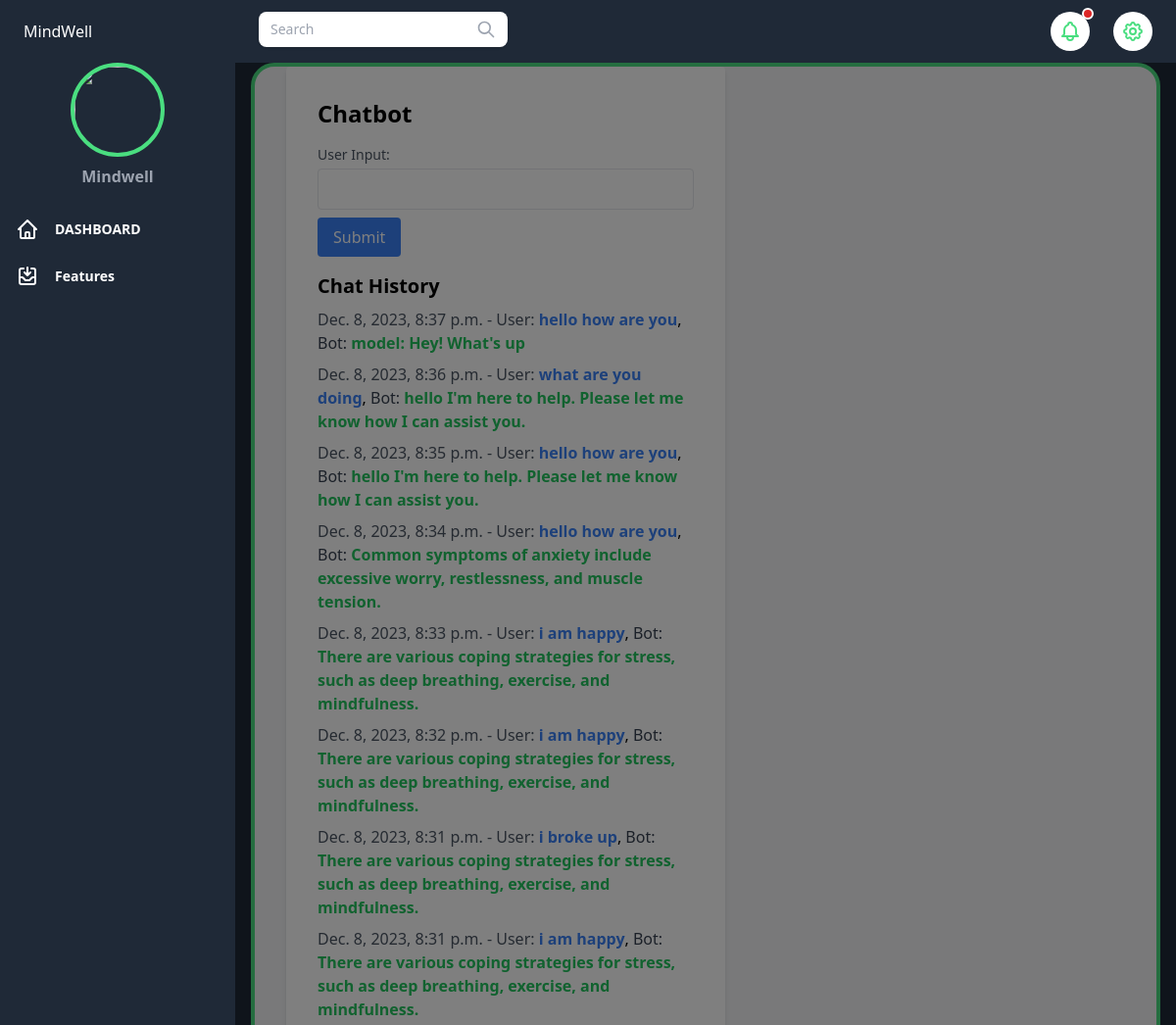
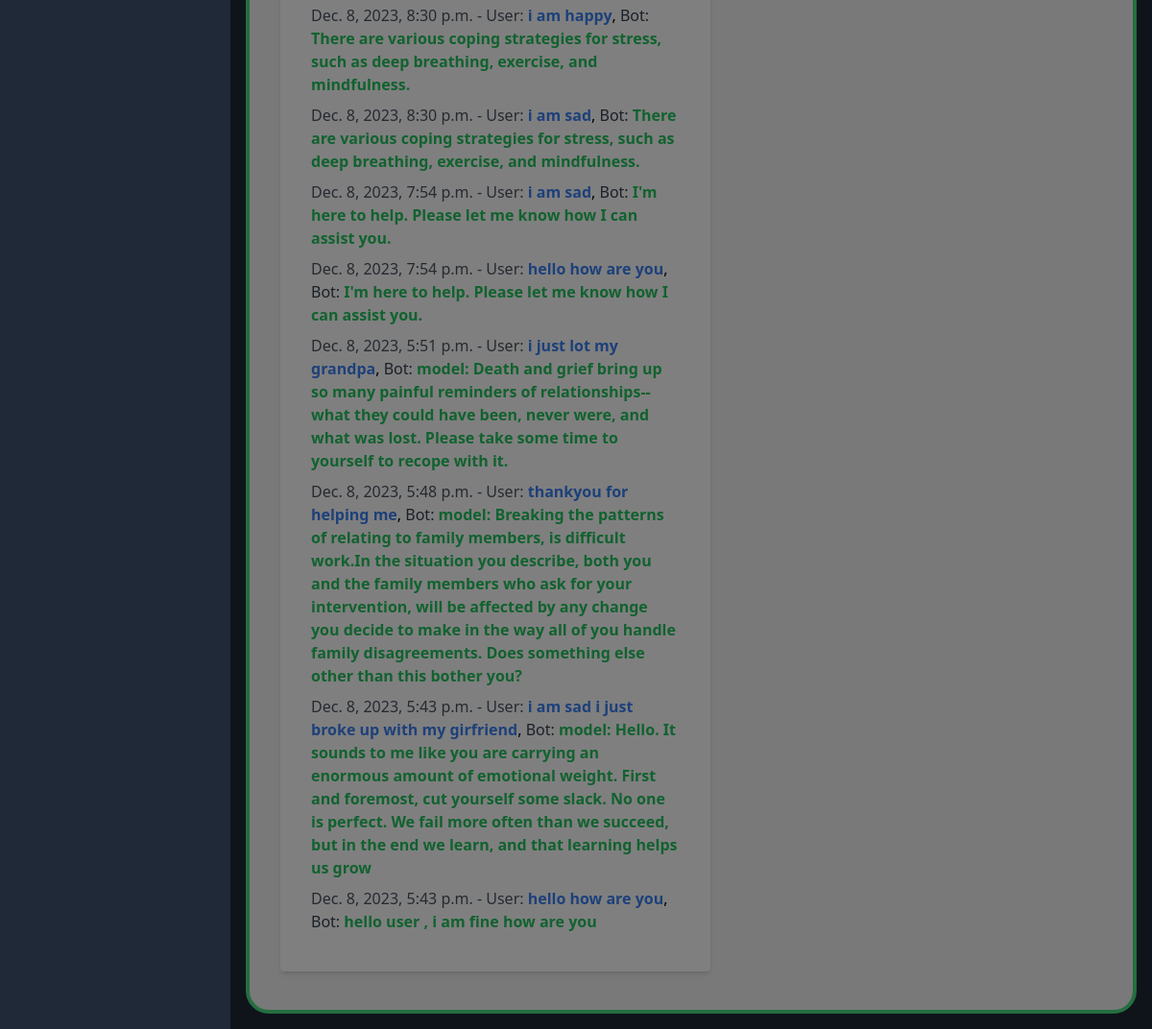
/bot/, run on an earlier commit of the app's database (2 pictures, top to bottom).
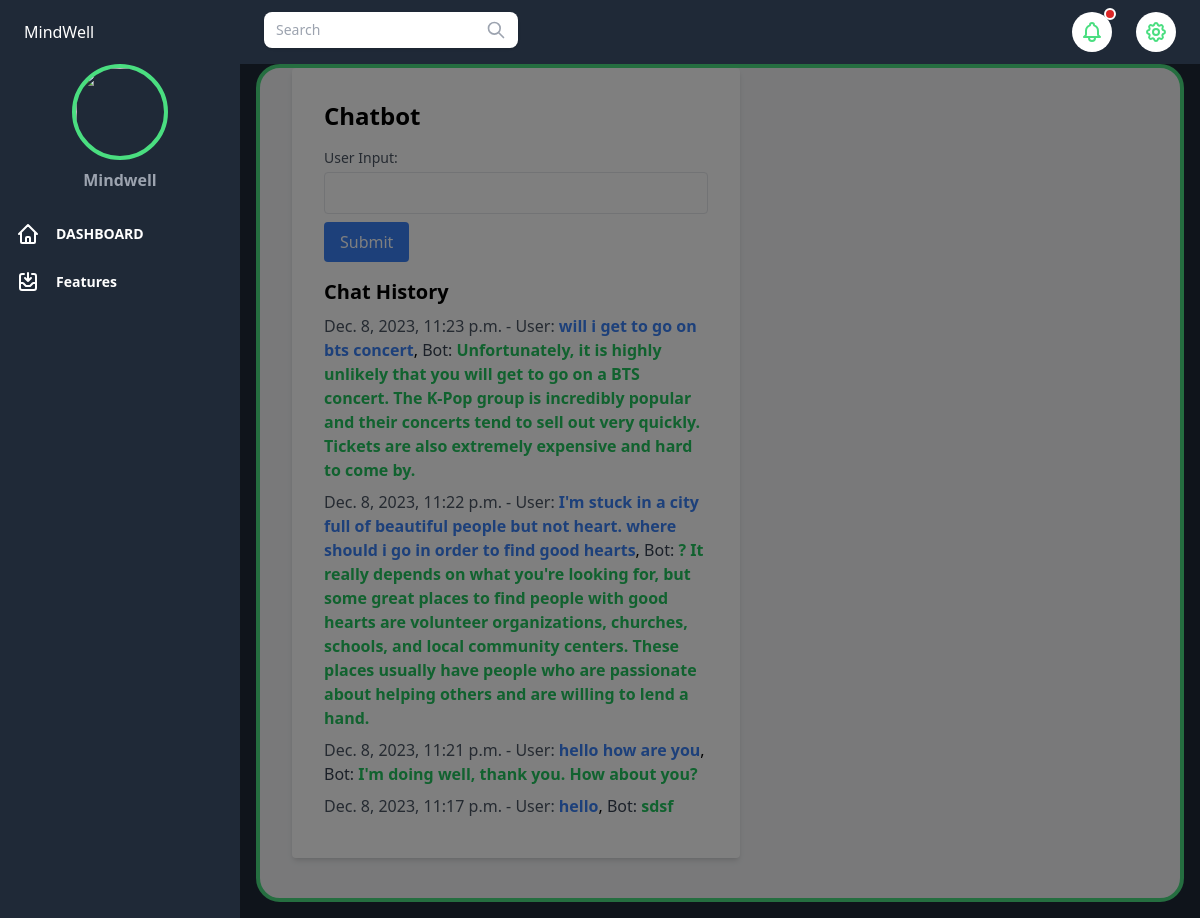
And on a later commit of the database.
### app/models.py (models this page shows)
class Chat(models.Model):
    user_input = models.TextField()
    response = models.TextField()
    timestamp = models.DateTimeField(auto_now_add=True)

### app/views.py (the view, shortened to what this page needs)
# urls.py: path("bot/", bot, name="bot"),
@csrf_exempt
def bot(request):
    chat_history = Chat.objects.all().order_by('-timestamp')
    return render(request, 'bot.html', {'chat_history': chat_history})

### templates/bot.html (shortened to what this page needs)
{% extends 'base.html' %}
{% block content %}
    <div class="max-w-md w-full bg-white p-8 rounded shadow-md">
        <h1 class="text-2xl font-bold mb-4">Chatbot</h1>
        <form method="post" action="{% url 'bot' %}" class="mb-4">
            <label for="user_input" class="block text-sm font-medium text-gray-600 mb-1">User Input:</label>
            <input type="text" name="user_input" id="user_input" class="w-full border p-2 rounded focus:outline-none focus:border-blue-500">
            <button type="submit" class="mt-2 px-4 py-2 bg-blue-500 text-white rounded hover:bg-blue-600 focus:outline-none focus:bg-blue-600">
                Submit
            </button>
        </form>
        {% if chat_history %}
            <div class="mt-4">
                <h2 class="text-xl font-bold mb-2">Chat History</h2>
                <ul>
                    {% for chat in chat_history %}
                        <li class="mb-2">
                            <span class="text-gray-600">{{ chat.timestamp }} - User:</span>
                            <span class="font-bold text-blue-500">{{ chat.user_input }}</span>,
                            <span class="text-gray-700">Bot:</span>
                            <span class="font-bold text-green-500">{{ chat.response }}</span>
                        </li>
                    {% endfor %}
                </ul>
            </div>
        {% endif %}
    </div>
{% endblock %}

What changed in the data, as far as the page shows it:
removed Chat: timestamp "Dec. 8, 2023, 8:37 p.m.", user_input "hello how are you", response "model: Hey! What's up"
removed Chat: timestamp "Dec. 8, 2023, 8:36 p.m.", user_input "what are you doing", response "hello I'm here to help. Please let me know how I can assist you."
removed Chat: timestamp "Dec. 8, 2023, 8:35 p.m.", user_input "hello how are you", response "hello I'm here to help. Please let me know how I can assist you."
removed Chat: timestamp "Dec. 8, 2023, 8:34 p.m.", user_input "hello how are you", response "Common symptoms of anxiety include excessive worry, restlessness, and muscle tension."
removed Chat: timestamp "Dec. 8, 2023, 8:33 p.m.", user_input "i am happy", response "There are various coping strategies for stress, such as deep breathing, exercise, and mindfulness."
removed Chat: timestamp "Dec. 8, 2023, 8:32 p.m.", user_input "i am happy", response "There are various coping strategies for stress, such as deep breathing, exercise, and mindfulness."
removed Chat: timestamp "Dec. 8, 2023, 8:31 p.m.", user_input "i broke up", response "There are various coping strategies for stress, such as deep breathing, exercise, and mindfulness."
removed Chat: timestamp "Dec. 8, 2023, 8:31 p.m.", user_input "i am happy", response "There are various coping strategies for stress, such as deep breathing, exercise, and mindfulness."
removed Chat: timestamp "Dec. 8, 2023, 8:30 p.m.", user_input "i am happy", response "There are various coping strategies for stress, such as deep breathing, exercise, and mindfulness."
removed Chat: timestamp "Dec. 8, 2023, 8:30 p.m.", user_input "i am sad", response "There are various coping strategies for stress, such as deep breathing, exercise, and mindfulness."
removed Chat: timestamp "Dec. 8, 2023, 7:54 p.m.", user_input "i am sad", response "I'm here to help. Please let me know how I can assist you."
removed Chat: timestamp "Dec. 8, 2023, 7:54 p.m.", user_input "hello how are you", response "I'm here to help. Please let me know how I can assist you."
removed Chat: timestamp "Dec. 8, 2023, 5:51 p.m.", user_input "i just lot my grandpa", response "model: Death and grief bring up so many painful reminders of relationships--what they could have been, never were, and what was lost. Please take some time to yourself to recope with it."
removed Chat: timestamp "Dec. 8, 2023, 5:48 p.m.", user_input "thankyou for helping me", response "model: Breaking the patterns of relating to family members, is difficult work.In the situation you describe, both you and the family members who ask for your intervention, will be affected by any change you decide to make in the way all of you handle family disagreements. Does something else other than this bother you?"
removed Chat: timestamp "Dec. 8, 2023, 5:43 p.m.", user_input "i am sad i just broke up with my girfriend", response "model: Hello. It sounds to me like you are carrying an enormous amount of emotional weight. First and foremost, cut yourself some slack. No one is perfect. We fail more often than we succeed, but in the end we learn, and that learning helps us grow"
removed Chat: timestamp "Dec. 8, 2023, 5:43 p.m.", user_input "hello how are you", response "hello user , i am fine how are you"
added Chat: timestamp "Dec. 8, 2023, 11:23 p.m.", user_input "will i get to go on bts concert", response "Unfortunately, it is highly unlikely that you will get to go on a BTS concert. The K-Pop group is incredibly popular and their concerts tend to sell out very quickly. Tickets are also extremely expensive and hard to come by."
added Chat: timestamp "Dec. 8, 2023, 11:22 p.m.", user_input "I'm stuck in a city full of beautiful people but not heart. where should i go in order to find good hearts", response "? It really depends on what you're looking for, but some great places to find people with good hearts are volunteer organizations, churches, schools, and local community centers. These places usually have people who are passionate about helping others and are willing to lend a hand."
added Chat: timestamp "Dec. 8, 2023, 11:21 p.m.", user_input "hello how are you", response "I'm doing well, thank you. How about you?"
added Chat: timestamp "Dec. 8, 2023, 11:17 p.m.", user_input "hello", response "sdsf"
